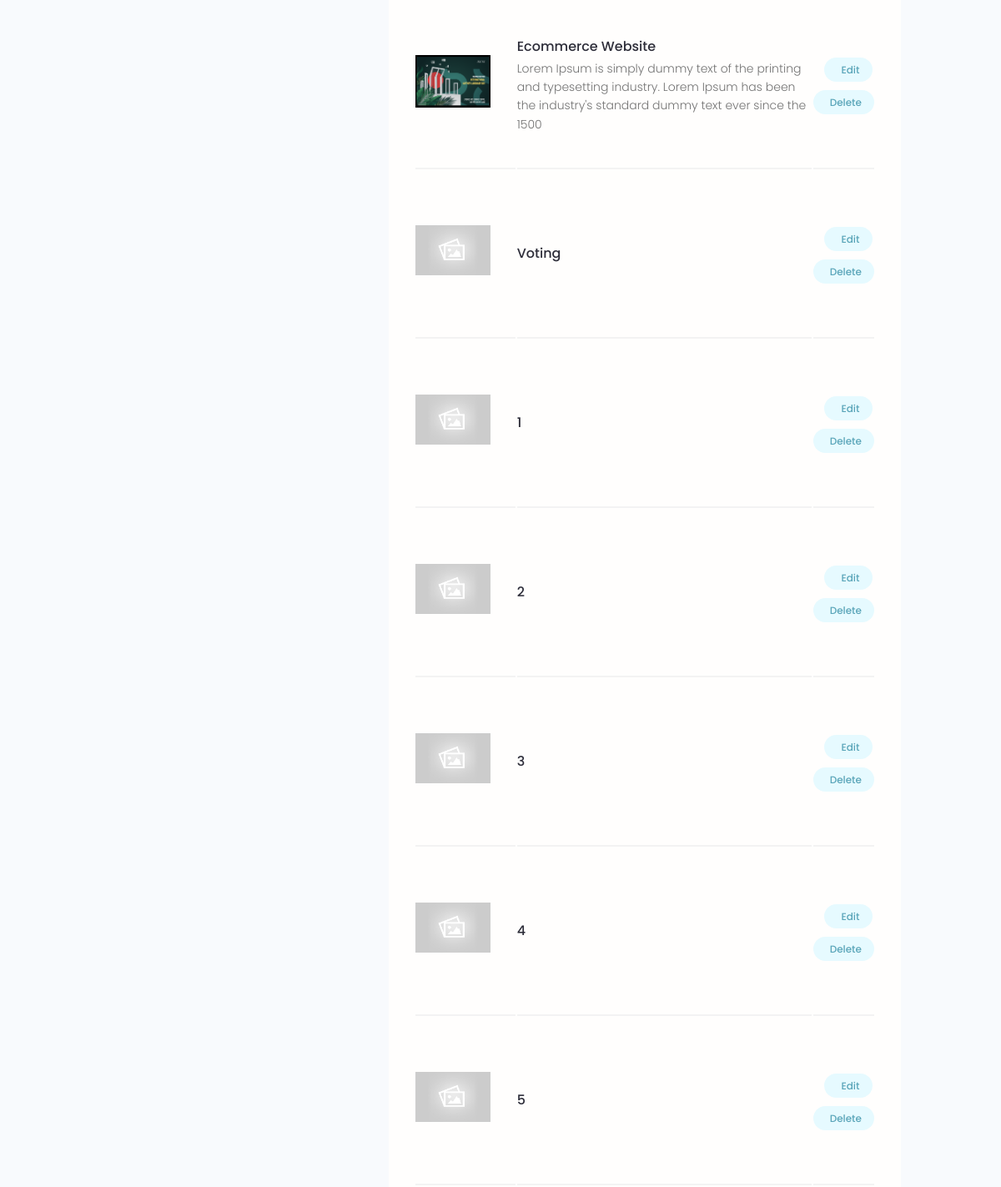
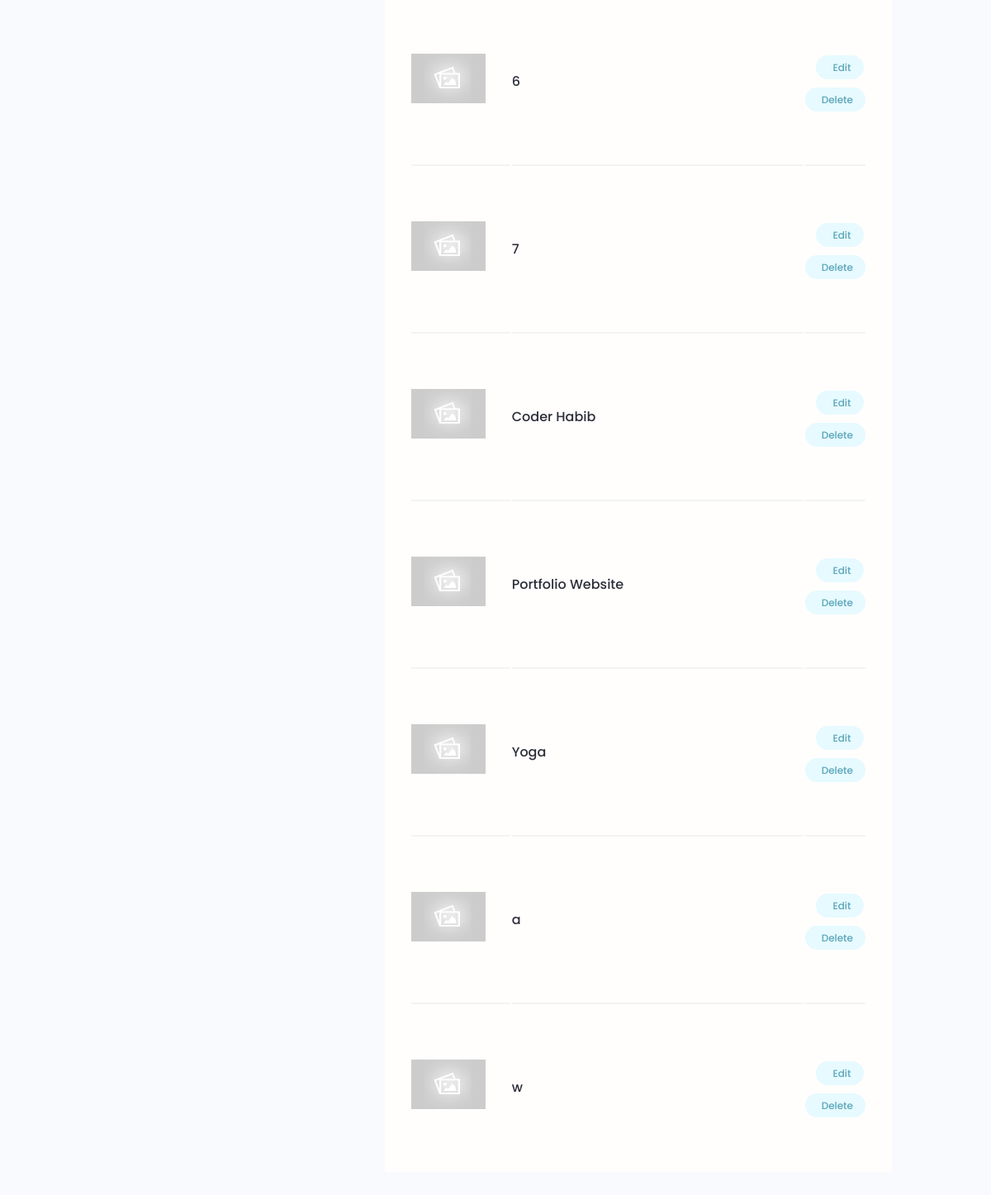
Page /account/ (signed in, lower part) on the earlier database version (2 pictures, top to bottom).
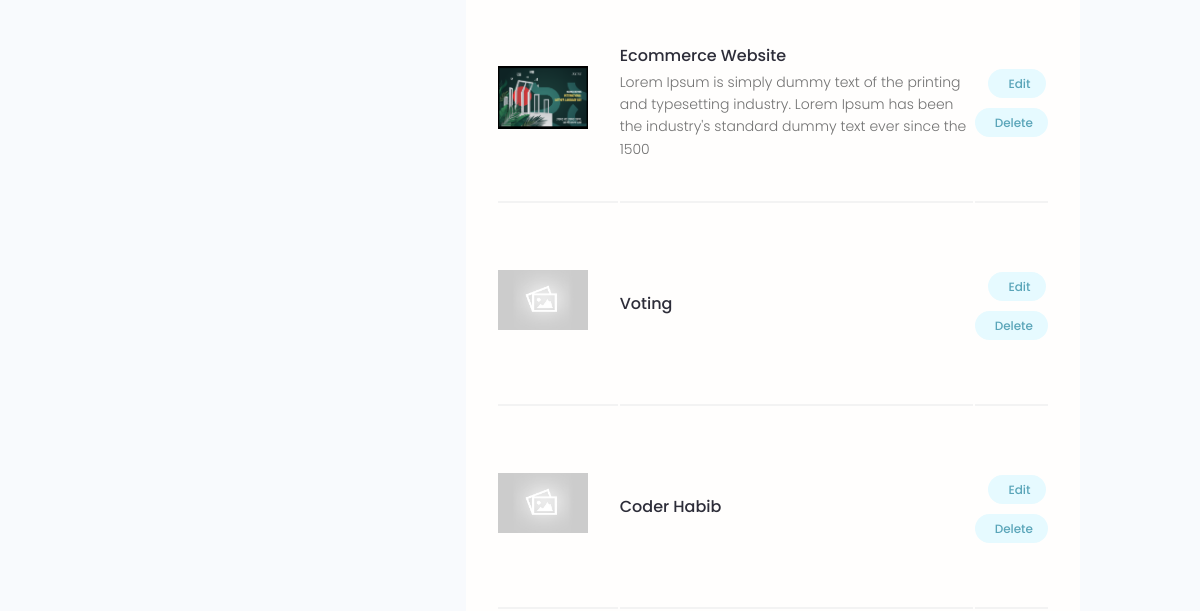
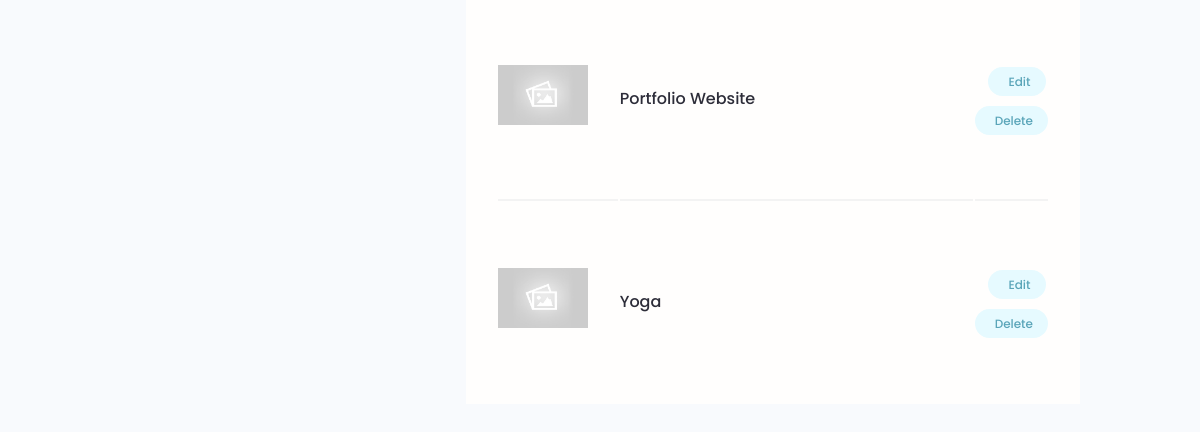
Same page on the later database version (2 pictures, top to bottom).
### projects/models.py (models this page shows, shortened)
class Project(models.Model):
    owner = models.ForeignKey(Profile,null= True, on_delete=models.SET_NULL)
    title = models.CharField(max_length=200)
    description = models.TextField(null=True, blank=True)
    featured_image = models.ImageField(null=True, blank=True,default="default.jpg")
    demo_link = models.CharField(max_length=2000, null=True, blank=True)
    source_link = models.CharField(max_length=2000, null=True, blank=True)
    tags = models.ManyToManyField('Tag', blank=True)
    vote_total = models.IntegerField(default=0, null=True, blank=True)
    vote_ratio = models.IntegerField(default=0, null=True, blank=True)
    created = models.DateField(auto_now_add=True)
    id = models.UUIDField(default=uuid.uuid4, unique=True, primary_key=True, editable=False)
    class Meta:
        ordering = ['-vote_ratio', '-vote_total', 'title']

### users/views.py (the view)
# urls.py: path('account/', views.userAccount, name='account'),
@login_required(login_url='login')
def userAccount(request):
    profile = request.user.profile
    skills = profile.skill_set.all()
    projects = profile.project_set.all()
    context = {'profile': profile, 'skills': skills, 'projects': projects}
    return render(request, 'users/account.html', context)

### users/templates/users/account.html (shortened to what this page needs)
{% extends 'main.html' %}
{% block content %}
  <main class="settingsPage profile my-md">
    <div class="container">
      <div class="layout">
        <div class="column column--1of3">
        </div>
        <div class="column column--2of3">
          <table class="settings__table">
            {% for project in projects %}
            <tr>
              <td class="settings__thumbnail">
                <a href="{% url 'single-projects' project.id %}"><img src="{{project.featured_image.url}}" alt="Project Thumbnail" /></a>
              </td>
              <td class="settings__tableInfo">
                <a href="{% url 'single-projects' project.id %}">{{project.title}}</a>
                <p>{{project.description|slice:"150"}}</p>
              </td>
              <td class="settings__tableActions">
                <a class="tag tag--pill tag--main settings__btn" href="{% url 'update-project' project.id %}"> Edit</a>
                <a class="tag tag--pill tag--main settings__btn" href="{% url 'delete-project' project.id %}?next=/account/">
                  Delete</a>
              </td>
            </tr>
            {% endfor %}
          </table>
        </div>
      </div>
    </div>
  </main>
{% endblock content %}

Differences in the rows shown:
removed Project: featured_image (placeholder picture), title "1"
removed Project: featured_image (placeholder picture), title "2"
removed Project: featured_image (placeholder picture), title "3"
removed Project: featured_image (placeholder picture), title "4"
removed Project: featured_image (placeholder picture), title "5"
removed Project: featured_image (placeholder picture), title "6"
removed Project: featured_image (placeholder picture), title "7"
removed Project: featured_image (placeholder picture), title "a"
removed Project: featured_image (placeholder picture), title "w"
